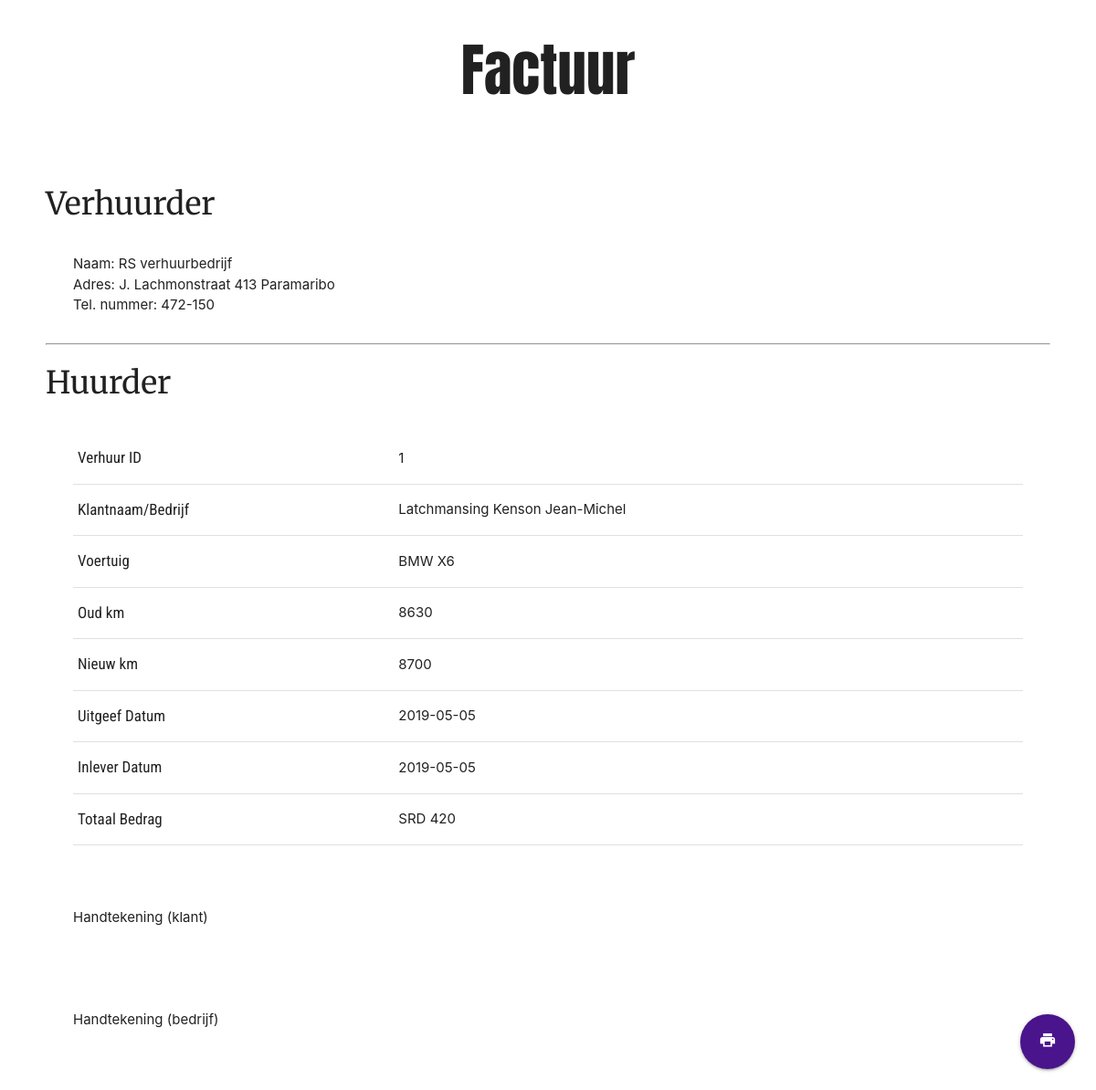
/incl/verhuurd/crud/update.php?id=1, run on the app's committed database.
### tables this page shows
CREATE TABLE `verhuurd` (
  `verhuur_id` int(225) NOT NULL,
  `klant_naam` text NOT NULL,
  `voertuig` varchar(150) NOT NULL,
  `oudkm` int(225) NOT NULL,
  `nieuwkm` int(225) NOT NULL,
  `bedrag` int(225) NOT NULL,
  `uitgeef_datum` date NOT NULL,
  `inlever_datum` date NOT NULL
);

### incl/verhuurd/crud/update.php (the view, shortened to what this page needs)
<?php
	include '../../db.php';
	$ID = $NAAM = $VOERTUIG = $OUDKM = $NIEUWKM = $uDATUM = $iDATUM = $BEDRAG = "";
	if(isset($_GET["id"]) && !empty(trim($_GET["id"]))){
		$sql = "SELECT * FROM verhuurd WHERE verhuur_id = ?";
		if($stmt = mysqli_prepare($link, $sql)){
			mysqli_stmt_bind_param($stmt, "i", $param_id);
			if(mysqli_stmt_execute($stmt)){
                $result = mysqli_stmt_get_result($stmt);
                if(mysqli_num_rows($result) == 1){
                	$row = mysqli_fetch_array($result, MYSQLI_ASSOC);
                	$ID = $row['verhuur_id'];
                	$NAAM = $row['klant_naam'];
                	$VOERTUIG = $row['voertuig'];
                	$OUDKM = $row['oudkm'];
                	$NIEUWKM = $row['nieuwkm'];
                	$uDATUM = $row['uitgeef_datum'];
                	$iDATUM = $row['inlever_datum'];
                	$BEDRAG = $row['bedrag'];
                }
            }
		}
	}
?>
<!DOCTYPE html>
<html>
<head>
    <link type="text/css" rel="stylesheet" href="../../../materialize/css/materialize.min.css"  media="screen,projection"/>
</head>
<body>
	<h1 style="font-family: 'Anton', sans-serif; text-align: center; ">Factuur</h1>
	<br><br>
	<div style="padding-left: 50px; padding-right: 50px;">
		<h4 style="font-family: 'Merriweather', serif;">Verhuurder</h4>
	</div>
	<br>
	<div style="padding-left: 80px; padding-right: 80px;">
		<div>
			Naam: RS verhuurbedrijf
			<br>
			Adres: J. Lachmonstraat 413 Paramaribo
			<br>
			Tel. nummer: 472-150
		</div>
	</div>
	<br>
	<div style="padding-left: 50px; padding-right: 50px;">
		<hr>
		<h4 style="font-family: 'Merriweather', serif;">Huurder</h4>
	</div>
	<br>
	<div class="row" style="padding-left: 80px; padding-right: 80px;">
		<table class="highlight">
			<tr>
				<td style="font-family: 'Roboto Condensed', sans-serif; font-size: 17px;">Verhuur ID</td>
				<td><?php echo($ID); ?></td>
			</tr>
			<tr>
				<td style="font-family: 'Roboto Condensed', sans-serif; font-size: 17px;">Klantnaam/Bedrijf</td>
				<td><?php echo($NAAM); ?></td>
			</tr>
			<tr>
				<td style="font-family: 'Roboto Condensed', sans-serif; font-size: 17px;">Voertuig</td>
				<td><?php echo($VOERTUIG); ?></td>
			</tr>
			<tr>
				<td style="font-family: 'Roboto Condensed', sans-serif; font-size: 17px;">Oud km</td>
				<td><?php echo($OUDKM); ?></td>
			</tr>
			<tr>
				<td style="font-family: 'Roboto Condensed', sans-serif; font-size: 17px;">Nieuw km</td>
				<td><?php echo($NIEUWKM); ?></td>
			</tr>
			<tr>
				<td style="font-family: 'Roboto Condensed', sans-serif; font-size: 17px;">Uitgeef Datum</td>
				<td><?php echo($uDATUM); ?></td>
			</tr>
			<tr>
				<td style="font-family: 'Roboto Condensed', sans-serif; font-size: 17px;">Inlever Datum</td>
				<td><?php echo($iDATUM); ?></td>
			</tr>
			<tr>
				<td style="font-family: 'Roboto Condensed', sans-serif; font-size: 17px;">Totaal Bedrag</td>
				<td>SRD <?php echo ($BEDRAG); ?></td>
			</tr>
		</table>
		<br><br><br>
		<div>
			Handtekening (klant)
			<br><br><br><br><br>
			Handtekening (bedrijf)
		</div>
		<br><br>
		<div class="fixed-action-btn print">
			<button class="btn waves-effect waves-light purple darken-4" style="border-radius: 50%; height: 60px; width: 60px;" >
				<i onClick="window.print()" class="small material-icons" title="Printen" style='color: #fff;'>print
				</i>
			</button>
		</div>
	</div>
</body>
</html>

### incl/verhuurd/crud/update.php (style rules this page uses)
body { visibility:visible; }
.print { visibility:hidden; }

### data on the page
verhuurd: verhuur_id "1", klant_naam "Latchmansing Kenson Jean-Michel", voertuig "BMW X6", oudkm "8630", nieuwkm "8700", uitgeef_datum "2019-05-05", inlever_datum "2019-05-05", bedrag "420"
